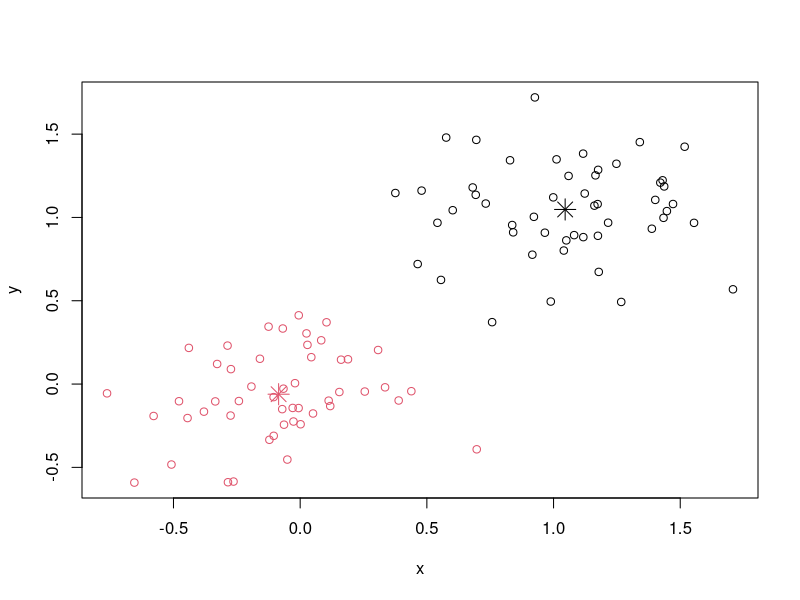
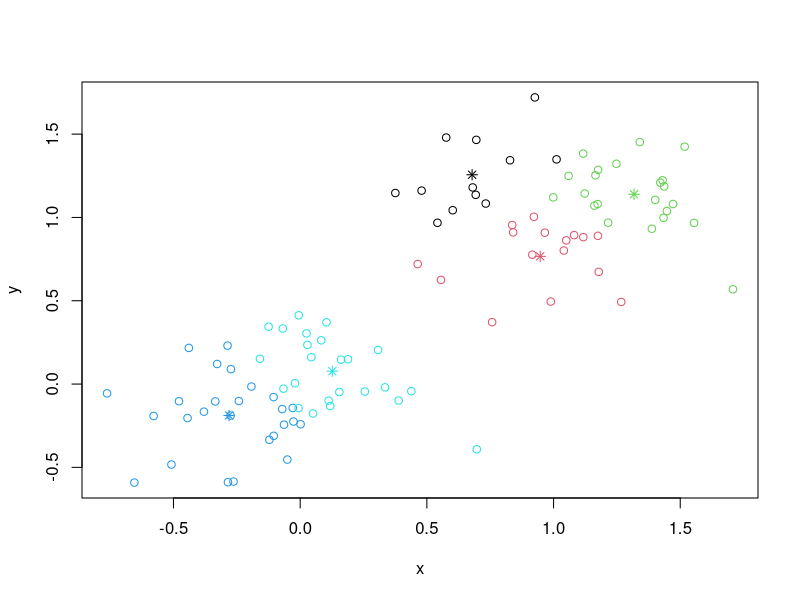

Reproduce these figures in R, in order.
require(graphics)

# a 2-dimensional example
x <- rbind(matrix(rnorm(100, sd = 0.3), ncol = 2),
           matrix(rnorm(100, mean = 1, sd = 0.3), ncol = 2))
colnames(x) <- c("x", "y")
(cl <- kmeans(x, 2))
plot(x, col = cl$cluster)
points(cl$centers, col = 1:2, pch = 8, cex = 2)

# sum of squares
ss <- function(x) sum(scale(x, scale = FALSE)^2)
ss
## cluster centers "fitted" to each obs.:
fitted.x <- fitted(cl);  head(fitted.x)
resid.x <- x - fitted(cl)

## Equalities : ----------------------------------
cbind(cl[c("betweenss", "tot.withinss", "totss")], # the same two columns
      c(ss(fitted.x), ss(resid.x),    ss(x)))
stopifnot(all.equal(cl$ totss,        ss(x)),
          all.equal(cl$ tot.withinss, ss(resid.x)),
          ## these three are the same:
          all.equal(cl$ betweenss,    ss(fitted.x)),
          all.equal(cl$ betweenss, cl$totss - cl$tot.withinss),
          ## and hence also
          all.equal(ss(x), ss(fitted.x) + ss(resid.x))
)

kmeans(x,1)$withinss # trivial one-cluster, (its W.SS == ss(x))

## random starts do help here with too many clusters
## (and are often recommended anyway!):
(cl <- kmeans(x, 5, nstart = 25))
plot(x, col = cl$cluster)
points(cl$centers, col = 1:5, pch = 8)
